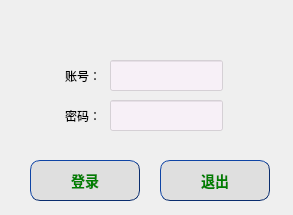
<?xml version="1.0" encoding="UTF-8"?>
<ui version="4.0">
 <class>LoginWidget</class>
 <widget class="QWidget" name="LoginWidget">
  <property name="geometry">
   <rect>
    <x>0</x>
    <y>0</y>
    <width>293</width>
    <height>215</height>
   </rect>
  </property>
  <property name="windowTitle">
   <string>Form</string>
  </property>
  <property name="styleSheet">
   <string notr="true">QPushButton
{  
    /* 前景色 */  
    color:green;  
 
    /* 背景色 */  
    background-color:rgb(223,223,223);  
 
    /* 边框风格 */  
    border-style:outset;  
 
    /* 边框宽度 */  
    border-width:0.5px;  
 
    /* 边框颜色 */  
    border-color:rgb(10,45,110);  
 
    /* 边框倒角 */  
    border-radius:10px;  
 
    /* 字体 */  
    font:bold 14px;  
 
    /* 控件最小宽度 */  
    min-width:100px;  
 
    /* 控件最小高度 */  
    min-height:20px;  
 
    /* 内边距 */  
    padding:4px;  
} 
 
</string>
  </property>
  <widget class="QLabel" name="label">
   <property name="geometry">
    <rect>
     <x>40</x>
     <y>60</y>
     <width>61</width>
     <height>31</height>
    </rect>
   </property>
   <property name="text">
    <string>账号：</string>
   </property>
   <property name="alignment">
    <set>Qt::AlignRight|Qt::AlignTrailing|Qt::AlignVCenter</set>
   </property>
  </widget>
  <widget class="QLabel" name="label_2">
   <property name="geometry">
    <rect>
     <x>40</x>
     <y>100</y>
     <width>61</width>
     <height>31</height>
    </rect>
   </property>
   <property name="text">
    <string>密码：</string>
   </property>
   <property name="alignment">
    <set>Qt::AlignRight|Qt::AlignTrailing|Qt::AlignVCenter</set>
   </property>
  </widget>
  <widget class="QLineEdit" name="lineEdit_a">
   <property name="geometry">
    <rect>
     <x>110</x>
     <y>60</y>
     <width>113</width>
     <height>31</height>
    </rect>
   </property>
   <property name="styleSheet">
    <string notr="true">QLineEdit{ background-color: rgba(255,240,255,120); }</string>
   </property>
  </widget>
  <widget class="QLineEdit" name="lineEdit_b">
   <property name="geometry">
    <rect>
     <x>110</x>
     <y>100</y>
     <width>113</width>
     <height>31</height>
    </rect>
   </property>
   <property name="styleSheet">
    <string notr="true">QLineEdit{ background-color: rgba(255,240,255,120); }</string>
   </property>
   <property name="echoMode">
    <enum>QLineEdit::Password</enum>
   </property>
  </widget>
  <widget class="QPushButton" name="pushButton_a">
   <property name="geometry">
    <rect>
     <x>30</x>
     <y>160</y>
     <width>110</width>
     <height>41</height>
    </rect>
   </property>
   <property name="text">
    <string>登录</string>
   </property>
  </widget>
  <widget class="QPushButton" name="pushButton_b">
   <property name="geometry">
    <rect>
     <x>160</x>
     <y>160</y>
     <width>110</width>
     <height>41</height>
    </rect>
   </property>
   <property name="text">
    <string>退出</string>
   </property>
  </widget>
 </widget>
 <resources/>
 <connections/>
</ui>
